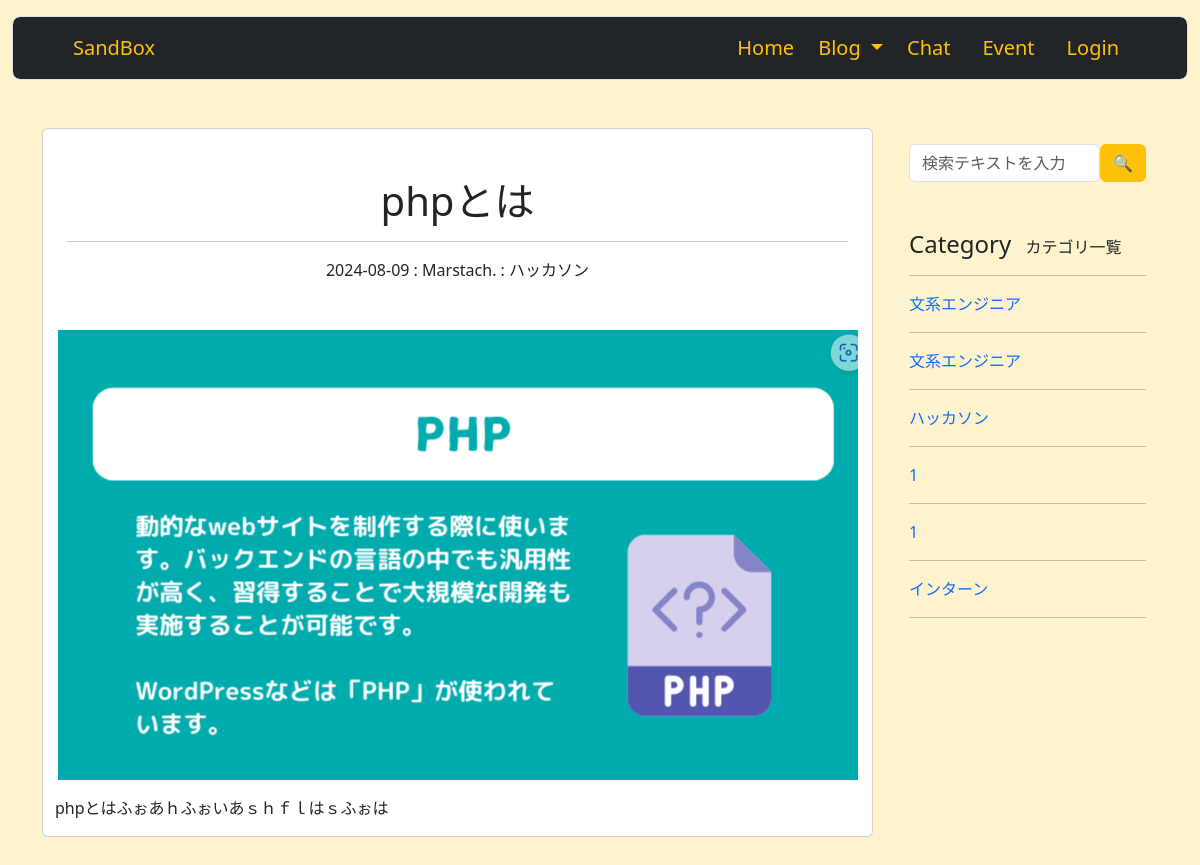
Page /3/blog on the committed database.
### sandbox_system/models.py (models this page shows, shortened)
class Blog(db.Model):
    __tablename__ = 'blog'
    id = db.Column(db.Integer, primary_key=True)
    user_id = db.Column(db.Integer, db.ForeignKey('users.id'))
    date = db.Column(db.Date, default = datetime.date.today())
    category_id = db.Column(db.Integer, db.ForeignKey('blog_category.id'))
    title = db.Column(db.String(140))
    text = db.Column(db.Text)
    summary = db.Column(db.String(140))
    image = db.Column(db.String(140))

class User(db.Model, UserMixin):
    __tablename__ = 'users'
    id = db.Column(db.Integer, primary_key=True)
    email = db.Column(db.String(64), unique=True, index=True)
    username = db.Column(db.String(64), unique=True, index=True)
    password_hash = db.Column(db.String(128))
    administrator = db.Column(db.String(1))
    blog = db.relationship('Blog', backref = 'author', lazy = 'dynamic')
    @property
    def password(self):
        raise AttributeError('password is not a readable attribute')

class BlogCategory(db.Model):
    __tablename__ = 'blog_category'
    id = db.Column(db.Integer, primary_key=True)
    category = db.Column(db.String(140))
    blogs = db.relationship('Blog', backref='blogcategory', lazy='dynamic')

### sandbox_system/blogs/view.py (the view)
@blogs.route('/<int:blog_id>/blog')
def blog(blog_id):
    blog = Blog.query.get_or_404(blog_id)
    form = BlogSearchForm()
    blog_categories = BlogCategory.query.order_by(BlogCategory.id.asc()).all()
    return render_template('blog/blog.html', blog=blog, form=form, blog_categories=blog_categories)

### sandbox_system/blogs/form.py
class BlogSearchForm(FlaskForm):
    searchtext = StringField('検索テキスト', validators=[DataRequired()])
    submit = SubmitField('🔍')

### sandbox_system/__init__.py (called while the page is built)
@event.listens_for(Engine, "connect")
def set_sqlite_pragma(dbapi_connection, connection_record):
    cursor = dbapi_connection.cursor()
    cursor.execute("PRAGMA foreign_keys=ON")
    cursor.close()

### sandbox_system/templates/blog/blog.html (shortened to what this page needs)
{% extends 'base.html' %}
{% block content %}
<div class="container">
    <div class="row">
        <div class="col-9">
            <div class="card mb-5">
                <div class="container">
                    <div class="container text-center my-5">
                        <h1>{{ blog.title }}</h1>
                        <hr>
                        <p>{{ blog.date }} : {{ blog.author.username }} : {{ blog.blogcategory.category }}</p>
                    </div>
                    {% if blog.image %}
                    <div class="mb-3" style="text-align: center;">
                    <img src="{{ url_for('static', filename='image/' + blog.image) }}" class="img-fluid">
                    </div>
                    {% endif %}
                    <p>{{ blog.text|safe }}</p>
                </div>
            </div>
        </div>
        <div class="col-md-3">
            <div class="position-sticky mt-2" style="top: 9rem;">
                <div class="container-fluid mb-5">
                    <form action="{{ url_for('blogs.search') }}" class="d-flex" method="post">
                        {{ render_field(form.searchtext, class="form-control", placeholder="検索テキストを入力") }}
                        {{ form.submit (class="btn btn-warning") }}
                    </form>
                </div>
                <div class="container">
                    <h4>Category <span class="fs-6 ms-2">カテゴリ一覧</span></h4>
                    <hr>
                    {% for blog_category in blog_categories %}
                    <ol class="list-unstyled">
                        <li>
                            <a href="{{ url_for('blogs.category_blog', blog_category_id=blog_category.id) }}" class="text-decoration-none">{{ blog_category.category }}</a>
                        </li>
                        <hr>
                    </ol>
                    {% endfor %}
                </div>
            </div>
        </div>
    </div>
</div>
{% endblock %}

### rows in the picture
Blog: title "phpとは", date "2024-08-09", image (picture), text "phpとはふぉあｈふぉいあｓｈｆｌはｓふぉは"
User: author.username "Marstach."
BlogCategory: blogcategory.category "ハッカソン", category "ハッカソン"
BlogCategory: category "文系エンジニア"
BlogCategory: category "文系エンジニア"
BlogCategory: category "1"
BlogCategory: category "1"
BlogCategory: category "インターン"
